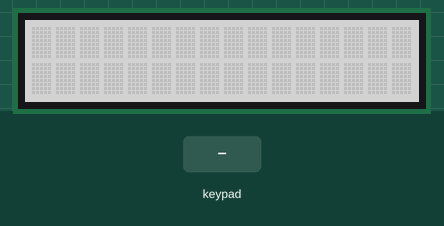
Simulated run of this sketch. Board: Arduino Uno, built with avr-gcc and run on an emulated ATmega328P. Shown: 16×2 character LCD. The test bench sets the inputs (shaded band).

Above: at 1.2 s.
1.3 s: key '*' pressed
At 2.5 s:
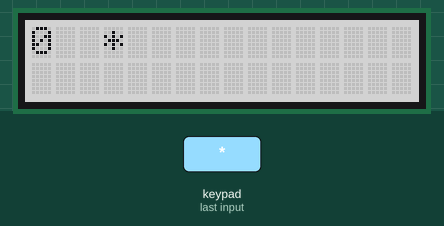
2.8 s: keypad keys 4 9 8 6 # pressed 0.4 s apart
At 4.9 s:
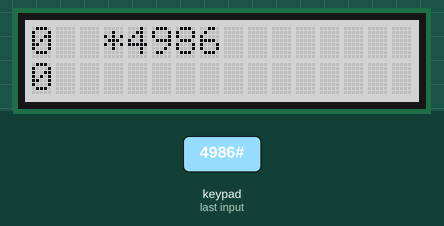
6.3 s: keypad keys 5 3 7 # pressed 0.4 s apart
At 8.3 s:
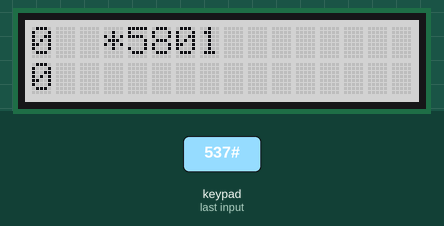
Timing chart, 0 to 9.8 s (numbered marks = the images above; inputs shaded):
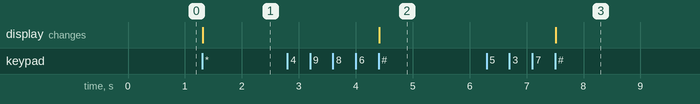

The sketch:

Calculator.ino
```cpp
#include <Keypad.h>
#include <Wire.h>
#include "rgb_lcd.h"

rgb_lcd lcd;

const int colorR = 200;
const int colorG = 200;
const int colorB = 200;
int flag = 0;
int first = 0;
int total = 1;
char customkey;
const byte ROWS = 4; //four rows
const byte COLS = 3; //three columns
char keys[ROWS][COLS] = {
  {'1', '2', '3'},
  {'4', '5', '6'},
  {'7', '8', '9'},
  {'*', '0', '#'}
};
byte rowPins[ROWS] = {4, 9, 8, 6}; //connect to the row pinouts of the keypad
byte colPins[COLS] = {5, 3, 7}; //connect to the column pinouts of the keypad

Keypad keypad = Keypad( makeKeymap(keys), rowPins, colPins, ROWS, COLS );

void setup()
{
  Serial.begin(9600);
  lcd.begin(16, 2);
  lcd.setRGB(colorR, colorG, colorB);
}

void loop()
{
  customkey = keypad.getKey();
  if (customkey) {
    if (customkey == '#') {
      total *= first ;
      lcd.setCursor(4, 0);
      lcd.print(first);
      lcd.setCursor(0, 1);
      lcd.print(total);
    }
    else if ( customkey == '*') {
      if (total != 1)
      {
        lcd.setCursor(0, 0);
        lcd.print(total);
        lcd.setCursor(3, 0);
        lcd.print("*");
        total = total;
        first=0;
      } else {
        lcd.setCursor(0, 0);
        lcd.print(first);
        lcd.setCursor(3, 0);
        lcd.print("*");
        total *= first ;
        first = 0;
      }
    }
    else {
      first = first * 10 + (customkey - '0');
    }
  }
}
```

Measured:
- after the input at 1.3 s, the display: changes at once (image 1)
- after the input at 2.8 s, the display: changes after 1.6 s (image 2)
- after the input at 6.3 s, the display: changes after 1.2 s (image 3)
